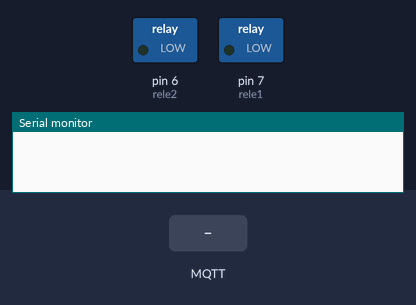
A sketch run on a simulated Arduino Uno, built for the host (arithmetic inside an expression is 32-bit, double 64-bit). Parts: switched loads named in the sketch (green lamp = pin HIGH), the last lines printed to the serial monitor. The test bench sets the inputs (shaded band). WiFi joins after 1.5 s; servers stay silent unless stated; the local clock reads 2024-03-15 10:24:30 at power-on unless the sketch sets it; no MQTT or app messages arrive unless stated.

Above: at 0.1 s.
At 2.7 s:
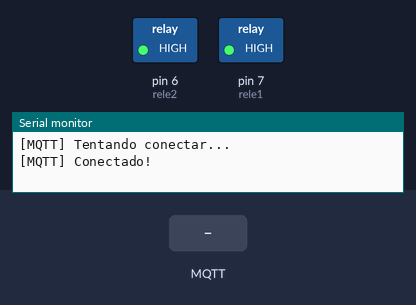
2.8 s: MQTT message "lampada/1/config" arrives on the first subscribed topic
5.0 s: MQTT message "1" arrives on the first subscribed topic
7.1 s: MQTT message "on" arrives on the first subscribed topic
Timing chart, 0 to 10.1 s (numbered marks = the images above; inputs shaded):
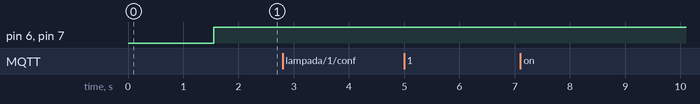

The sketch:

trabalhoArduino.ino
```cpp
#include <Wire.h>
#include <RTClib.h>
#include <UIPEthernet.h>
#include <PubSubClient.h>
#include <ArduinoJson.h>

RTC_DS3231 rtc;

const int rele1 = 7; // Lâmpada ID 1
const int rele2 = 6; // Lâmpada ID 2

// ETHERNET + MQTT
byte mac[] = { 0xDE, 0xAD, 0xBE, 0xEF, 0xFE, 0x01 };
IPAddress ipFixo(192, 168, 100, 200);
IPAddress mqttServer(192, 168, 100, 146);
IPAddress gateway(192, 168, 100, 1);

EthernetClient ethClient;
PubSubClient mqttClient(ethClient);

// VARIÁVEIS DE HORÁRIO E ESTADO DESEJADO
int liga1_h = 0, liga1_m = 0, desliga1_h = 0, desliga1_m = 0;
int liga2_h = 0, liga2_m = 0, desliga2_h = 0, desliga2_m = 0;
int estado1 = 0;
int estado2 = 0;

// VARIÁVEIS DE HORA DO SERVIDOR
int servidor_h = 0;
int servidor_m = 0;
// Variável para contar quantos segundos se passaram desde da ultima atualização do servidor
unsigned long ultimaHoraServidor = 0;


///compara hr
bool maiorOuIgual(int h, int m, int refH, int refM) {
    return (h > refH) || (h == refH && m >= refM);
}

//  verifica intervalo (passando meia-noite)
bool dentroDoIntervalo(int h, int m, int ligH, int ligM, int desH, int desM) {
    if (ligH < desH || (ligH == desH && ligM < desM)) {
        return maiorOuIgual(h, m, ligH, ligM) && !maiorOuIgual(h, m, desH, desM);
    }
    return maiorOuIgual(h, m, ligH, ligM) || !maiorOuIgual(h, m, desH, desM);
}

// publicar estado
void publicarEstado(int id, int estado) {
    String topico = "lampada/" + String(id) + "/estado";
    String payload = String(estado);
    mqttClient.publish(topico.c_str(), payload.c_str());
    Serial.print("[MQTT] Estado publicado ");
    Serial.print(topico);
    Serial.print(": ");
    Serial.println(payload);
}

// escuta mqqt
void mqttCallback(char* topic, byte* payload, unsigned int length) {
    String msg = "";
    for (unsigned int i = 0; i < length; i++) msg += (char)payload[i];

    Serial.print("[MQTT] Mensagem recebida em ");
    Serial.print(topic);
    Serial.print(": ");
    Serial.println(msg);

    // LÓGICA DE CONFIGURAÇÃO (SCHEDULER)
    StaticJsonDocument<500> doc;
    DeserializationError error = deserializeJson(doc, msg);

    if (error) {
        Serial.print("[MQTT] ERRO DE JSON (CONFIG): ");
        Serial.println(error.f_str());
        return;
    }

    // Leitura dos horários de agendamento
    int estado = doc["estado"].as<int>();
    int onH = doc["onHorarioH"];
    int onM = doc["onHorarioM"];
    int offH = doc["offHorarioH"];
    int offM = doc["offHorarioM"];

    // CAMPOS PARA REDUNDÂNCIA
    servidor_h = doc["horaAtualH"];
    servidor_m = doc["horaAtualM"];
    ultimaHoraServidor = millis(); // Reseta o contador para usar o tempo do servidor

    if (strcmp(topic, "lampada/1/config") == 0) {
        estado1 = estado;
        liga1_h = onH; liga1_m = onM;
        desliga1_h = offH; desliga1_m = offM;
        Serial.println("[MQTT] Configuração lampada 1 atualizada");
    }
    else if (strcmp(topic, "lampada/2/config") == 0) {
        estado2 = estado;
        liga2_h = onH; liga2_m = onM;
        desliga2_h = offH; desliga2_m = offM;
        Serial.println("[MQTT] Configuração lampada 2 atualizada");
    }
}

//coneção mqqt
void reconnectMQTT() {
    while (!mqttClient.connected()) {
        Serial.println("[MQTT] Tentando conectar...");
        if (mqttClient.connect("ArduinoMegaClient")) {
            Serial.println("[MQTT] Conectado!");
            // apenas se inscreve nos tópicos de config
            mqttClient.subscribe("lampada/1/config");
            mqttClient.subscribe("lampada/2/config");
        } else {
            Serial.print("[MQTT] Falha rc=");
            Serial.println(mqttClient.state());
            delay(2000);
        }
    }
}

//configuração
void setup() {
    Serial.begin(9600);
    rtc.begin();

    pinMode(rele1, OUTPUT);
    pinMode(rele2, OUTPUT);

    digitalWrite(rele1, LOW);
    digitalWrite(rele2, LOW);

    if (rtc.lostPower()) {
        Serial.println("[RTC] RTC perdeu energia! Setando o horário para o horário da compilação.");
        rtc.adjust(DateTime(F(__DATE__), F(__TIME__)));
    }

    if (Ethernet.begin(mac) == 0) Ethernet.begin(mac, ipFixo, gateway);
    mqttClient.setServer(mqttServer, 1883);
    mqttClient.setCallback(mqttCallback);
}

void loop() {
    if (!mqttClient.connected()) reconnectMQTT();
    mqttClient.loop();
    int h, m;

    // logica obter hora, prioridadade rtc

    if (rtc.lostPower()) {
        // se RTC parou, usamos a hora do servidor e add 1 min a cada 60 segundos manual
        unsigned long tempoPassado = millis() - ultimaHoraServidor;
        int minutosPassados = tempoPassado / 60000;

        if (minutosPassados > 0) {
            servidor_m += minutosPassados;
            servidor_h += servidor_m / 60;
            servidor_m %= 60;
            servidor_h %= 24;

            ultimaHoraServidor += minutosPassados * 60000;
            Serial.println("[TIME] usando hora do servidor o RTC falhou).");
        }
        h = servidor_h;
        m = servidor_m;

    } else {
        // Se o RTC estiver funcionando, usamos ele (PRIORIDADE)
        DateTime agora = rtc.now();
        h = agora.hour();
        m = agora.minute();
    }


    //  LÓGICA DE AGENDAMENTO
    bool deveLigar1 = dentroDoIntervalo(h, m, liga1_h, liga1_m, desliga1_h, desliga1_m);
    bool deveLigar2 = dentroDoIntervalo(h, m, liga2_h, liga2_m, desliga2_h, desliga2_m);

    // Lâmpada id 1
    digitalWrite(rele1, deveLigar1 ? HIGH : LOW);

    // Lâmpada id 2
    digitalWrite(rele2, deveLigar2 ? HIGH : LOW);

  // Logs de Debug e Publicação
    static unsigned long lastPub = 0;
    static unsigned long lastDebugPrint = 0;

    if (millis() - lastDebugPrint > 5000) {
        lastDebugPrint = millis();
        Serial.print("[DEBUG] Tempo Usado: ");
        // verifica se o RTC está funcionando
        Serial.print(!rtc.lostPower() ? "RTC" : "SERVIDOR");
        Serial.print(" ");
        Serial.print(h);
        Serial.print(":");
        if (m < 10) Serial.print("0");
        Serial.print(m);
        Serial.print(" | Deve Ligar 1: ");
        Serial.println(deveLigar1 ? "SIM" : "NAO");
    }

    if (millis() - lastPub > 5000) {
        lastPub = millis();
        // publica o estado (0 ou 1) no tópico e o node sincroniza no bd
        publicarEstado(1, digitalRead(rele1) == HIGH ? 1 : 0);
        publicarEstado(2, digitalRead(rele2) == HIGH ? 1 : 0);
    }

    delay(1000);
}
```
